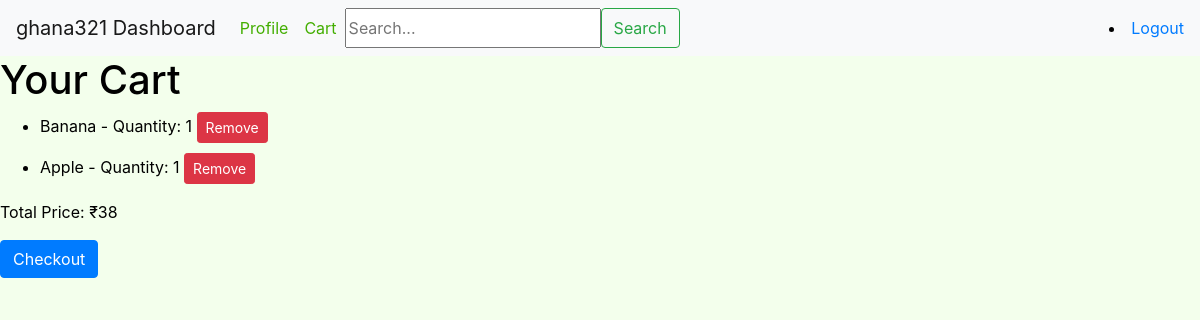
Page /cart (signed in) on the committed database.
### market/models.py (models this page shows, shortened)
class User(db.Model,UserMixin):
    id = db.Column(db.Integer(), primary_key=True)
    username = db.Column(db.String(length=30), nullable=False, unique=True)
    email = db.Column(db.String(length=50), nullable=False, unique=True)
    is_admin = db.Column(db.Boolean(), nullable=False, default=False)
    password_hash = db.Column(db.String(length=60), nullable=False)
    items = db.relationship('Item', backref='owned_user', lazy=True)
    cart_items=db.relationship('Cart',backref='user',lazy=True)
    @property
    def password(self):
        return self.password

class Cart(db.Model):
    id = db.Column(db.Integer, primary_key=True)
    user_id = db.Column(db.Integer, db.ForeignKey('user.id'), nullable=False)
    item_id = db.Column(db.Integer, db.ForeignKey('item.id'), nullable=False)
    quantity = db.Column(db.Integer, default=1)

class Item(db.Model):
    id = db.Column(db.Integer(), primary_key=True)
    name = db.Column(db.String(length=30), nullable=False, unique=True)
    expdate=db.Column(db.String(length=30), nullable=False)
    quantity=db.Column(db.Integer(), nullable=False)
    price = db.Column(db.Integer(), nullable=False)
    owner = db.Column(db.Integer(), db.ForeignKey('user.id'))
    cart_items=db.relationship('Cart',backref='item',lazy=True)
    category_id = db.Column(db.Integer, db.ForeignKey('category.id'), nullable=False)
    category = db.relationship('Category', backref='items')

### market/routes.py (the view)
@app.route('/cart')
@login_required
def cart_page():
    user = User.query.get(current_user.id)
    cart_items = user.cart_items
    total_price = sum(item.item.price * item.quantity for item in cart_items)
    return render_template('cart.html', cart_items=cart_items, total_price=total_price)

### market/models.py (called while the page is built)
@login_manager.user_loader
def load_user(user_id):
    return User.query.get(int(user_id))

### market/templates/cart.html (shortened to what this page needs)
{% extends 'base.html' %}
{% block content %}
<h1>Your Cart</h1>
<ul>
  {% for cart_item in cart_items %}
    <li style="margin-bottom: 10px;">
      {{ cart_item.item.name }} - Quantity: {{ cart_item.quantity }}
      <a href="{{ url_for('remove_from_cart', item_id=cart_item.item_id) }}" class="btn btn-danger btn-sm">Remove</a>
    </li>
  {% endfor %}
</ul>
<p>Total Price: ₹{{ total_price }}</p>
<form method="POST" action="{{ url_for('checkout') }}">
    <button type="submit" class="btn btn-primary">Checkout</button>
</form>
{% endblock %}

### market/templates/base.html (shortened to what this page needs)
<!doctype html>
<html lang="en">
<head>
    <link rel="stylesheet"
          href="https://cdn.jsdelivr.net/npm/bootstrap@4.5.3/dist/css/bootstrap.min.css"
>
</head>
<body>
<nav class="navbar navbar-expand-lg navbar-light bg-light ">
    <a class="navbar-brand" href="{{ url_for('dashboard_page') }}">{{ current_user.username }} Dashboard</a>
    <div class="collapse navbar-collapse" id="navbarSupportedContent">
        <ul class="navbar-nav mr-auto">
            {% if current_user.is_admin %}
            <li class="nav-item active">
                <a class="nav-link" href="{{url_for('admin_categories')}}">Categories <span
                            class="sr-only">(current)</span></a>
            </li>
            {% else %}
            <li class="nav-item active">
                <a class="nav-link" href="{{url_for('profile_page')}}">Profile <span class="sr-only">(current)</span></a>
            </li>
            <li class="nav-item">
                <a class="nav-link" href="{{ url_for('cart_page') }}">Cart</a>
            </li>
            <form class="d-flex" role="search" method="GET" action="{{ url_for('search_results') }}">
                <input type="text" name="query" placeholder="Search..." aria-label="Search">
                <button class="btn btn-outline-success" type="submit">Search</button>
              </form>
            {% endif %}
        </ul>
        <li class="nav-item ml-auto">
            <a class="nav-item" href="{{ url_for('logout_page') }}">Logout</a>
        </li>
    </div>
</nav>
{% block content %}
{% endblock %}
</body>
</html>

### market/templates/base.html (style rules this page uses)
.navbar.navbar-expand-lg.navbar-light .navbar-nav .nav-link { color: #43AE00; }
body { background-color: #F3FFEC; color: black }

### rows in the picture
User: username "ghana321"
Cart: item.name "Banana", quantity "1"
Cart: item.name "Apple", quantity "1"

### other values in the picture
{{ total_price }} "38"
